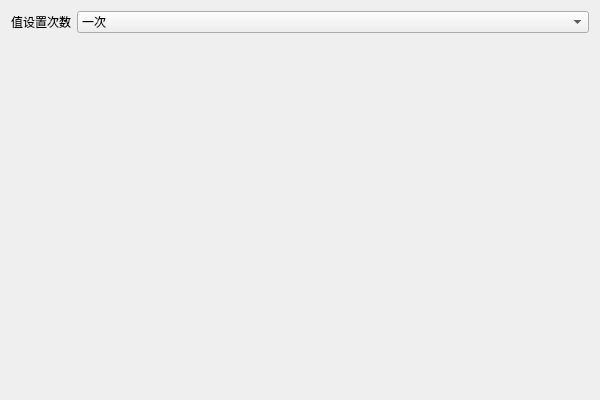
<?xml version="1.0" encoding="UTF-8"?>
<ui version="4.0">
 <class>REValueSetTimeEditorClass</class>
 <widget class="QWidget" name="REValueSetTimeEditorClass">
  <property name="geometry">
   <rect>
    <x>0</x>
    <y>0</y>
    <width>600</width>
    <height>400</height>
   </rect>
  </property>
  <property name="windowTitle">
   <string>REValueSetTimeEditor</string>
  </property>
  <layout class="QFormLayout" name="formLayout">
   <item row="0" column="0">
    <widget class="QLabel" name="label">
     <property name="text">
      <string>值设置次数</string>
     </property>
    </widget>
   </item>
   <item row="0" column="1">
    <widget class="QComboBox" name="comboBox">
     <item>
      <property name="text">
       <string>一次</string>
      </property>
     </item>
     <item>
      <property name="text">
       <string>帧更新</string>
      </property>
     </item>
    </widget>
   </item>
  </layout>
 </widget>
 <layoutdefault spacing="6" margin="11"/>
 <resources/>
 <connections/>
</ui>
